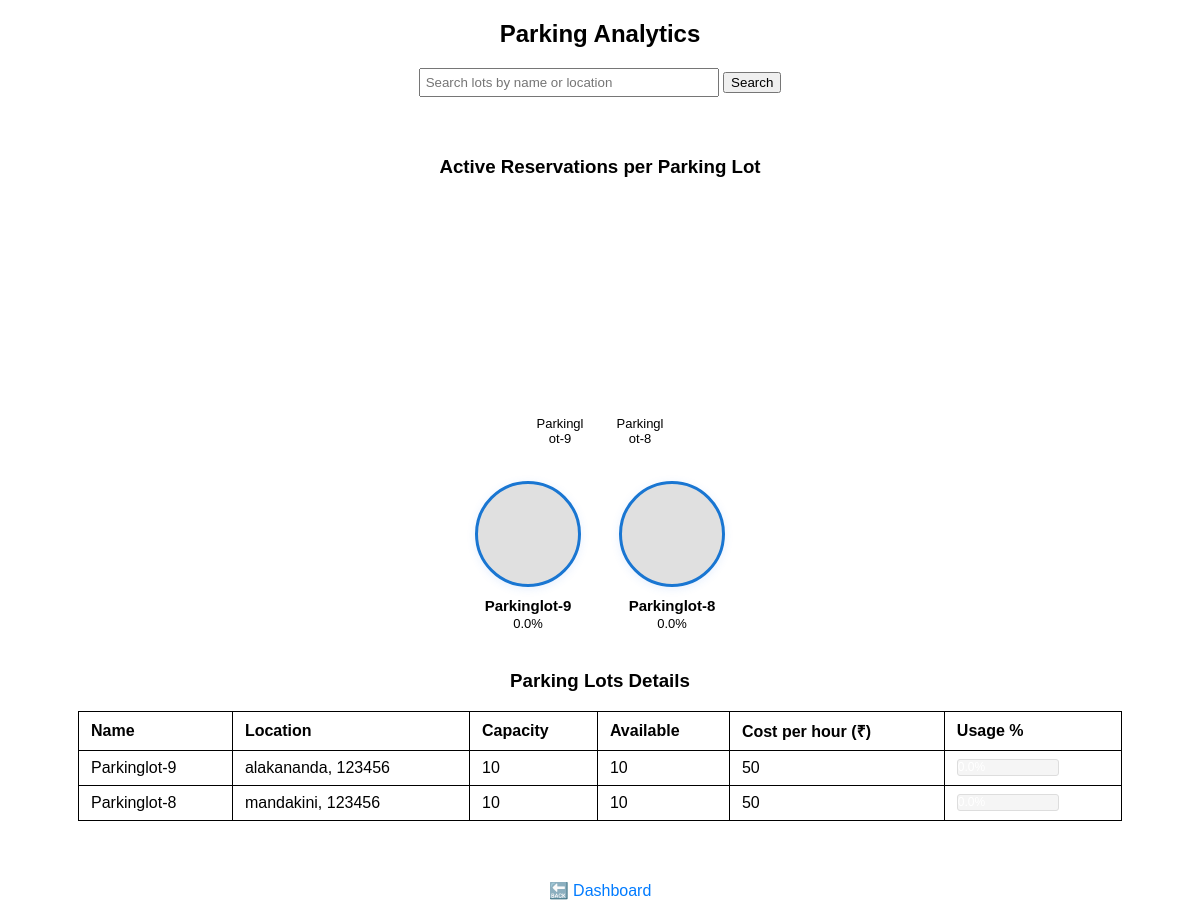
/analytics (signed in), run on an earlier commit of the app's database.
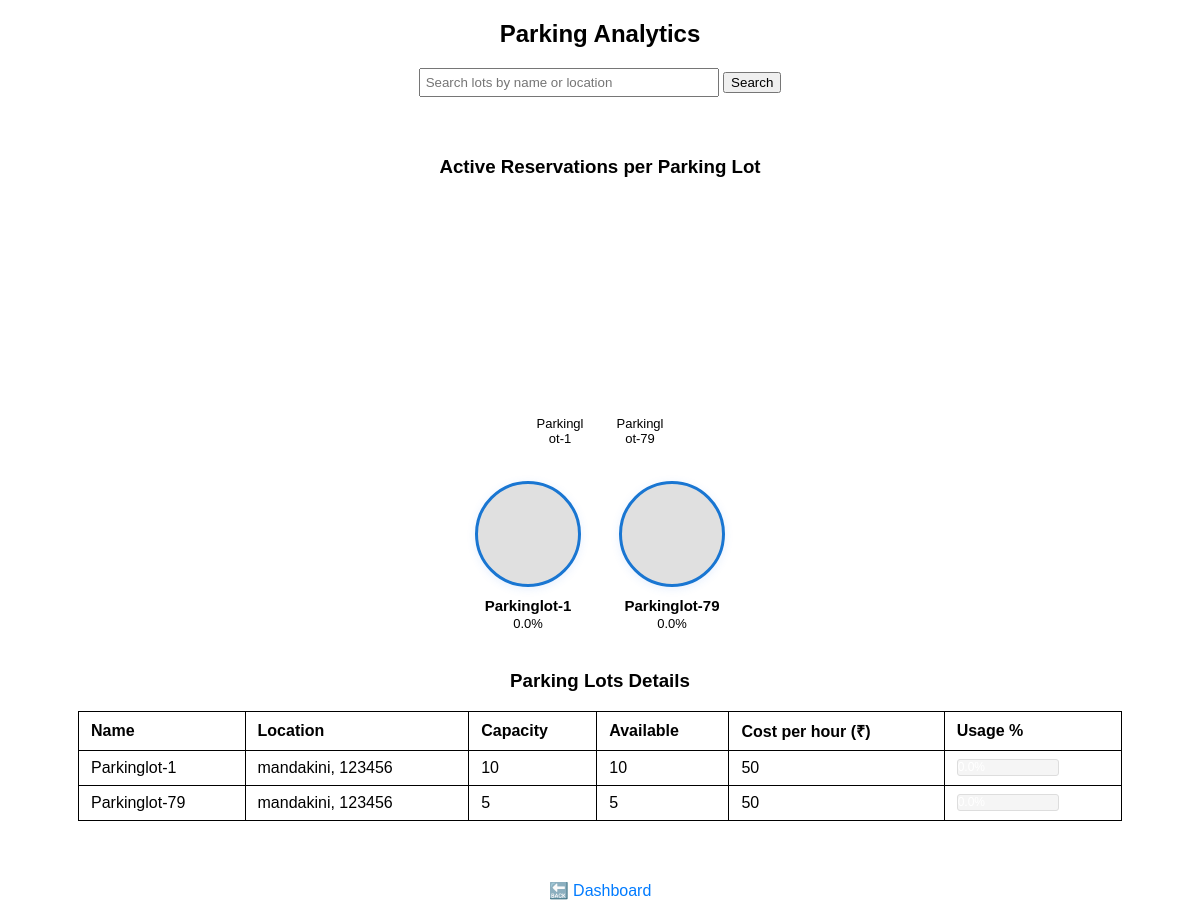
And on a later commit of the database.
### app.py (models this page shows)
class ParkingLot(db.Model):
    __tablename__ = 'parkinglots'
    id = db.Column(db.Integer, primary_key=True)
    name = db.Column(db.String(100), nullable=False)
    landmark = db.Column(db.String(100), nullable=False)
    address = db.Column(db.String(200))
    pincode = db.Column(db.String(10))
    price = db.Column(db.Integer)
    max_spots = db.Column(db.Integer)
    places = db.relationship('Place', backref='lot', lazy=True)

### app.py (the view, shortened to what this page needs)
@app.route('/analytics', methods=['GET'])
def admin_analytics():
    if not session.get('is_admin'):
        flash("Access Denied", "danger")
        return redirect(url_for('login'))
    search_query = request.args.get('search', '').strip()
    query = ParkingLot.query
    lots = query.all()
    lots_data = []
    for lot in lots:
        total_spots = lot.max_spots or 0
        occupied_spots = Place.query.filter_by(lot_id=lot.id, is_reserved=True).count() if total_spots > 0 else 0
        available_spots = total_spots - occupied_spots
        usage_percent = round((occupied_spots / total_spots) * 100, 2) if total_spots > 0 else 0
        lots_data.append({
            'id': lot.id,
            'name': lot.name,
            'location': f"{lot.address}, {lot.pincode}",
            'capacity': total_spots,
            'available': available_spots,
            'cost': lot.price,
            'occupied': occupied_spots,
            'usage_percent': usage_percent
        })
    return render_template('admin_analytics.html', lots=lots_data, search=search_query)

### templates/admin_analytics.html (shortened to what this page needs)
<!DOCTYPE html>
<html>
<head>
</head>
<body>
    <h2>Parking Analytics</h2>
    <form method="get" action="{{ url_for('admin_analytics') }}">
        <input type="search" name="search" placeholder="Search lots by name or location" value="{{ search }}">
        <button type="submit">Search</button>
    </form>
    {% if lots %}
        <div class="vertical-bargraph-container">
            <h3>Active Reservations per Parking Lot</h3>
            <div class="vertical-bargraph">
                <div class="bars">
                    {% for lot in lots %}
                        <div class="bar-item">
                            <div class="x-label">{{ lot.name }}</div>
                        </div>
                    {% endfor %}
                </div>
            </div>
        </div>
        <div class="pie-charts-row">
            {% for lot in lots %}
                <div>
                    <div class="pie-chart"
                         style="background: conic-gradient(
                            #43A047 0% {{ lot.usage_percent }}%,
                            #E0E0E0 {{ lot.usage_percent }}% 100%
                         );"
                         title="{{ lot.name }}: {{ lot.usage_percent }}% occupied"></div>
                    <div class="pie-chart-text">{{ lot.name }}</div>
                    <div class="pie-chart-text" style="font-size:13px;font-weight:normal;">
                        {{ lot.usage_percent }}%
                    </div>
                </div>
            {% endfor %}
        </div>
        <div class="usage-table-container">
            <h3>Parking Lots Details</h3>
            <table>
                <thead>
                    <tr>
                        <th>Name</th>
                        <th>Location</th>
                        <th>Capacity</th>
                        <th>Available</th>
                        <th>Cost per hour (₹)</th>
                        <th>Usage %</th>
                    </tr>
                </thead>
                <tbody>
                    {% for lot in lots %}
                    <tr>
                        <td>{{ lot.name }}</td>
                        <td>{{ lot.location }}</td>
                        <td>{{ lot.capacity }}</td>
                        <td>{{ lot.available }}</td>
                        <td>{{ lot.cost }}</td>
                        <td>
                            <div class="usage-container" aria-label="Usage {{ lot.usage_percent }}%">
                            </div>
                        </td>
                    </tr>
                    {% endfor %}
                </tbody>
            </table>
        </div>
    {% else %}
        <p>No parking lots found.</p>
    {% endif %}
    <a href="{{ url_for('dashboard') }}">🔙 Dashboard</a>
</body>
</html>

What changed in the data, as far as the page shows it:
changed ParkingLot: name "Parkinglot-9" → "Parkinglot-1"; location "alakananda, 123456" → "mandakini, 123456"
changed ParkingLot: name "Parkinglot-8" → "Parkinglot-79"; capacity "10" → "5"; available "10" → "5"
